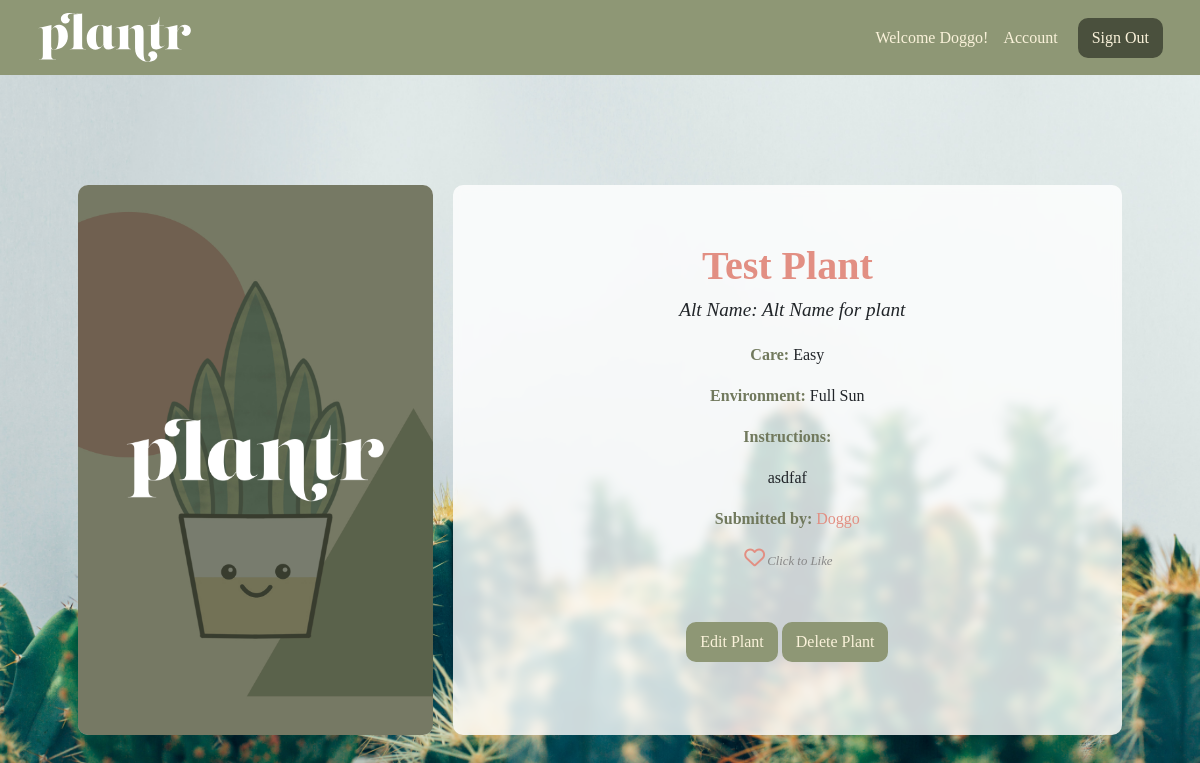
Screenshot of /plantr/17 (signed in) with the database file from the repository.
### login_app/models.py (models this page shows)
class User(models.Model):
   alias = models.CharField(max_length=50)
   fname = models.CharField(max_length=50)
   lname = models.CharField(max_length=50)
   email = models.CharField(max_length=50)
   password = models.CharField(max_length=50)
   created_at = models.DateTimeField(auto_now_add = True)
   updated_at = models.DateTimeField(auto_now = True)
   objects = UserManager()

### plantApp/models.py (models this page shows, shortened)
class Plant(models.Model):
   LEVELS = (
   (0, ''),
   (1, 'Easy'),
   (2, 'Medium'),
   (3, 'Hard'),
)
   poster = models.ForeignKey(User, related_name = "user_plants", on_delete = models.CASCADE)
   plantName = models.CharField(max_length=50)
   plantAlt = models.CharField(max_length=255, blank=True, default='')
   level = models.CharField(max_length=50)
   env = models.CharField(max_length=1, choices=LEVELS)
   desc = models.CharField(max_length=255)
   plantImg = models.ImageField(upload_to='plants/', null=True, blank=True, default='../static/default_plant.jpg')
   users_fav = models.ManyToManyField(User, related_name = 'fav_plants')
   objects = plantsManager()

### plantApp/views.py (the view)
# urls.py: path('<int:plant_id>', views.viewPlant),
def viewPlant(request, plant_id):
   if 'user_id' not in request.session:
        messages.error(request, "Must be logged in!")
        return redirect('/')
   current_user = User.objects.get(id=request.session['user_id'])
   context = {
      'plant': Plant.objects.get(id = plant_id),
      'user': current_user,
   }
   return render(request, 'view_plant.html', context)

### plantApp/templates/view_plant.html (shortened to what this page needs)
<!DOCTYPE html>
<html lang="en">
<head>
   <link href="https://cdn.jsdelivr.net/npm/bootstrap@5.0.1/dist/css/bootstrap.min.css" rel="stylesheet">
   {% load static %}
   <link rel="stylesheet" href="{% static 'plantApp/static/css/view_plant.css' %}">
</head>
<body>
   <div id='container'>
      <nav class="navbar navbar-light">
         <div class="container-fluid">
            <a class="navbar-brand" href="/plantr">
               <img src="../static/plantr-light.svg" alt="" width="155" height="55">
            </a>
            <form class="d-flex">
               <span class="navbar-text">
                  Welcome {{ user.alias }}! &nbsp;&nbsp;
                  <a href="users/{{user.id}}">Account</a>
               </span>
               <a href="/logout" class="btn btn-danger" role="button">
                  Sign Out
                </a>
             </form>
         </div>
       </nav>
      <div class="container-lg main">
         <div class="row">
            <div class="col-lg-4">
               {% if plant.plantImg %}
               <a href="/plantr/{{ plant.id }}"><img src="{{ plant.plantImg.url }} " class="rounded mx-auto d-block" alt="..."></a>
                  {% else %}
                  <a href="/plantr/{{ plant.id }}"><img src="../static/default_plant.jpg" class="rounded mx-auto d-block" alt="..."></a>
               {% endif %}
            </div>
            <div class="col-lg d-flex align-items-center overflow-auto">
               <div class='info'>
                  <h1>{{ plant.plantName }}</h1>
                  <h4>Alt Name: {{ plant.plantAlt }}</h4>
                  <p><b>Care:</b> {{ plant.level }}</p>
                  <p><b>Environment:</b> {{ plant.env }}</p>
                  <p><b>Instructions:</b> {{ plant.desc|linebreaks }}</p>
                  <p><b>Submitted by:</b> <a href="users/{{ plant.poster.id }}">{{ plant.poster.alias }}</a></p>
                  {% if user in plant.users_fav.all %}
                  <a a href="{{ plant.id }}/unfav" role="button"><i class="fa fa-heart" aria-hidden="true"></i></a><span class='liked'>Liked</span>
                  {% else %}
                  <a a href="{{ plant.id }}/fav" role="button"><i class="fa fa-heart-o" aria-hidden="true"></i></a><span class='unliked'>Click to Like</span>
                  {% endif %}
                  {% if user == plant.poster %}
                  <p class='.del'><a href="{{ plant.id }}/edit" class="btn btn-warning" role="button">Edit Plant</a> <a href="{{ plant.id }}/delete" class="btn btn-warning" role="button">Delete Plant</a></p>
                  {% endif %}
               </div>
            </div>
         </div>
      </div>
   </div>
</body>
</html>

### plantApp/static/css/view_plant.css (style rules this page uses)
* { margin: 0; padding: 0; font-family:Georgia, 'Times New Roman', Times, serif; }
body { width: 100%; background: #8e9775; background: url("../../../static/plantr.jpeg") no-repeat center center fixed; background-size: cover; }
.container-lg.main { padding: 50px; margin-top: 50px; border-radius: 15px; }
.navbar-text a { color: #faf2da !important; text-decoration: none; }
.navbar.navbar-light { background-color: #8e9775; padding: 5px 25px; }
.navbar-light .navbar-text { color: #faf2da; font-weight: 100; }
.btn.btn-danger { background-color: #4a503d; color: #faf2da; border: 2px solid #4a503d; border-radius: 10px; margin-left: 20px; }
.btn.btn-warning { background-color: #8e9775; color: #faf2da; border: 2px solid #8e9775; border-radius: 10px; margin-top: 50px; }
.col-lg-4 { background-color: rgba(255, 255, 255, 0.5); position: relative; height: 550px; margin: 10px; padding: 0px; display: flex; justify-content: center; align-items: center; overflow: hidden; border-radius: 10px; backdrop-filter: blur(5px); }
.col-lg { background-color: rgba(255, 255, 255, 0.8); position: relative; margin: 10px; padding: 25px; min-height: 550px; margin: 10px; justify-content: center; align-items: center; overflow: hidden; border-radius: 10px; backdrop-filter: blur(5px); }
.col-lg-4 img { flex-shrink: 0; min-width: 100%; min-height: 100%; }
.rounded.mx-auto.d-block { width: 100%; object-fit: cover; object-position: 0% 40%; }
.fa.fa-heart-o, .fa.fa-heart { color: #e28f83 !important; width: 25px; font-size: 1.3em; }
.unliked { color: #888888; font-size: 0.8em; font-style: italic; }
.info { text-align: center; }
.info p { line-height: 25px; }
.info h4 { margin: 0 0 20px 10px; font-style: italic; font-size: 1.2em; }
.info h1 { font-weight: 800; color: #e28f83; }
b { color: #71795d !important; }
a { text-decoration: none; color: #e28f83; }

### rows the page displays
User: alias "Doggo"
Plant: plantName "Test Plant", plantAlt "Alt Name for plant", level "Easy", env "Full Sun", desc "asdfaf", poster.alias "Doggo"
